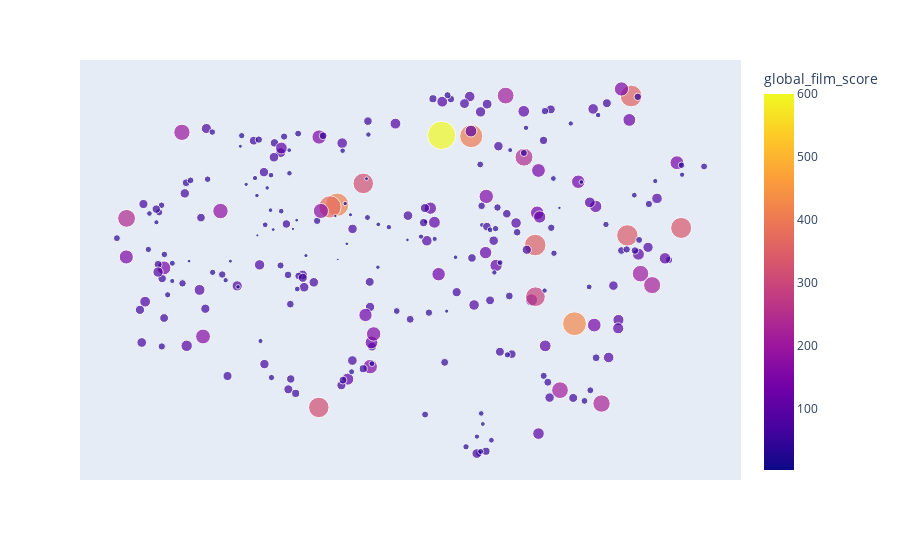

Notebook code cell kept with this figure:
### Code cell
# Movies

reducer = umap.UMAP(n_components=3)

film_embeddings = best_model.movie_emb(films_plural_unique)
films_umap = reducer.fit_transform(np.array(film_embeddings.detach().tolist()))

film_viz_data = pd.DataFrame(films_umap)
film_viz_data["film_idx"] = films_plural_unique.detach().tolist()
film_viz_data["film"] = film_labeller.inverse_transform(film_viz_data["film_idx"])
film_viz_data_aug = pd.merge(
    film_viz_data,
    df[["Film", "global_film_score"]].drop_duplicates(),
    left_on="film",
    right_on="Film"
)
fig = px.scatter(
    film_viz_data_aug,
    x=0,
    y=1,
    hover_name="film",
    color="global_film_score",
    size="global_film_score"
)
# fig.update_traces(marker=dict(size=6, line=dict(width=1)))
fig.update_xaxes(visible=False)
fig.update_yaxes(visible=False)
fig

### Figure 1 — Plotly figure (JSON) as saved in the notebook; plotly's stock layout.template omitted (floating-point values rounded to 4 significant figures; data arrays with more than 128 entries replaced by an {"elided": "..."} marker saying what was removed)
{"data": [{"hovertemplate": "<b>%{hovertext}</b><br><br>0=%{x}<br>1=%{y}<br>global_film_score=%{marker.color}<extra></extra>", "hovertext": {"elided": "262 str values"}, "legendgroup": "", "marker": {"color": {"elided": "262 int values"}, "coloraxis": "coloraxis", "size": {"elided": "262 int values"}, "sizemode": "area", "sizeref": 1.5, "symbol": "circle"}, "mode": "markers", "name": "", "orientation": "v", "showlegend": false, "type": "scatter", "x": {"elided": "262 float values"}, "xaxis": "x", "y": {"elided": "262 float values"}, "yaxis": "y"}], "layout": {"coloraxis": {"colorbar": {"title": {"text": "global_film_score"}}, "colorscale": [[0, "#0d0887"], [0.1111, "#46039f"], [0.2222, "#7201a8"], [0.3333, "#9c179e"], [0.4444, "#bd3786"], [0.5556, "#d8576b"], [0.6667, "#ed7953"], [0.7778, "#fb9f3a"], [0.8889, "#fdca26"], [1, "#f0f921"]]}, "legend": {"itemsizing": "constant", "tracegroupgap": 0}, "margin": {"t": 60}, "xaxis": {"anchor": "y", "domain": [0, 1], "title": {"text": "0"}, "visible": false}, "yaxis": {"anchor": "x", "domain": [0, 1], "title": {"text": "1"}, "visible": false}}}
